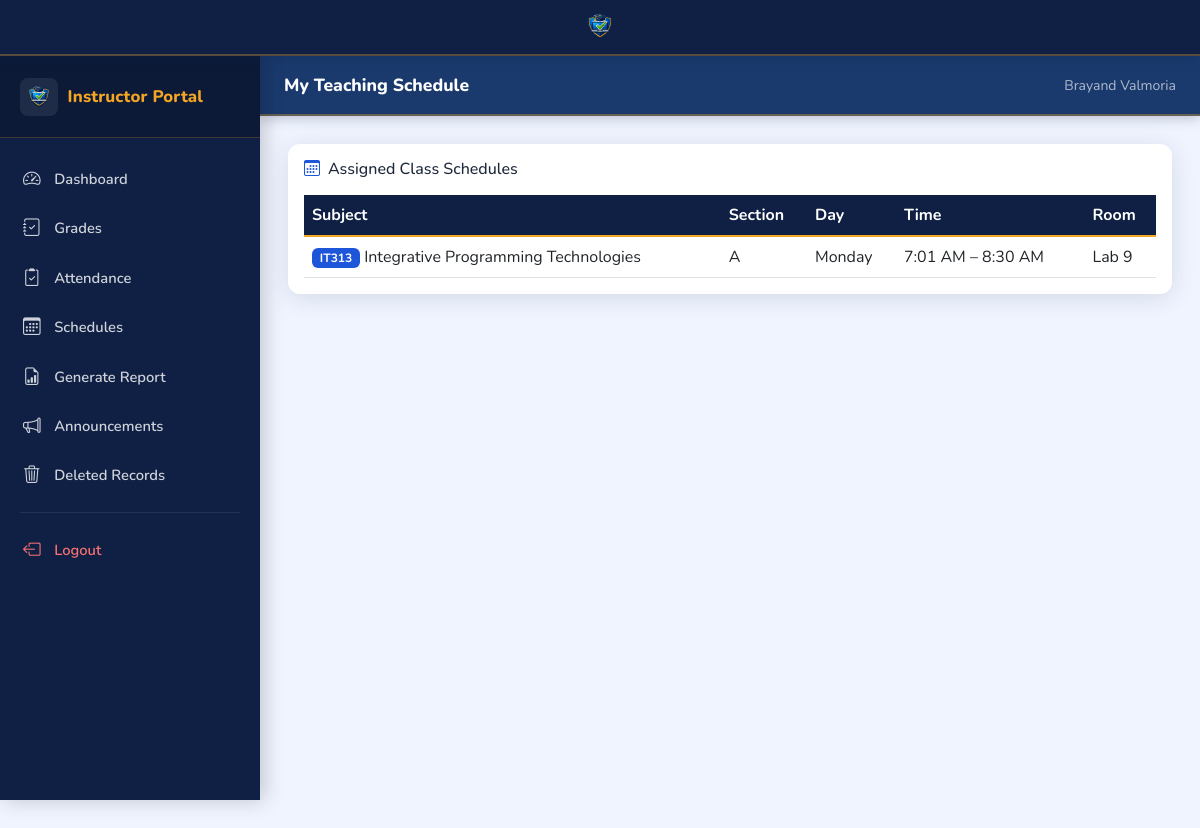
/schedules/instructor/ (signed in), run on the app's committed database.
### accounts/models.py (models this page shows, shortened)
class InstructorProfile(SoftDeleteMixin, models.Model):
    POSITION_CHOICES = [
        ('instructor_1', 'Instructor I'),
        ('instructor_2', 'Instructor II'),
        ('instructor_3', 'Instructor III'),
        ('assistant_prof_1', 'Assistant Professor I'),
        ('assistant_prof_2', 'Assistant Professor II'),
        ('associate_prof', 'Associate Professor'),
        ('full_prof', 'Full Professor'),
    ]
    YEAR_LEVEL_CHOICES = [
        ('1', '1st Year'),
        ('2', '2nd Year'),
        ('3', '3rd Year'),
        ('4', '4th Year'),
        ('all', 'All Year Levels'),
    ]
    user = models.OneToOneField(User, on_delete=models.CASCADE, related_name='instructor_profile')
    faculty_id = models.CharField(max_length=50, unique=True)
    full_name = models.CharField(max_length=200)
    department = models.ForeignKey(Department, on_delete=models.SET_NULL, null=True)
    program = models.ForeignKey(Program, on_delete=models.SET_NULL, null=True, blank=True)
    year_level_handles = models.CharField(max_length=10, choices=YEAR_LEVEL_CHOICES, default='all')
    position = models.CharField(max_length=50, choices=POSITION_CHOICES, blank=True)
    created_at = models.DateTimeField(auto_now_add=True)

### schedules/models.py (models this page shows, shortened)
class Schedule(models.Model):
    DAY_CHOICES = [
        ('monday', 'Monday'), ('tuesday', 'Tuesday'), ('wednesday', 'Wednesday'),
        ('thursday', 'Thursday'), ('friday', 'Friday'), ('saturday', 'Saturday'),
    ]
    subject = models.ForeignKey(Subject, on_delete=models.CASCADE, related_name='schedules')
    instructor = models.ForeignKey(InstructorProfile, on_delete=models.CASCADE, related_name='schedules')
    section = models.ForeignKey(Section, on_delete=models.CASCADE, related_name='schedules')
    day = models.CharField(max_length=15, choices=DAY_CHOICES)
    time_start = models.TimeField()
    time_end = models.TimeField()
    room = models.CharField(max_length=50, blank=True)
    school_year = models.CharField(max_length=20, default='2024-2025')
    semester = models.CharField(max_length=20, default='1st')
    class Meta:
        ordering = ['day', 'time_start']

### enrollment/models.py (models this page shows, shortened)
class Subject(models.Model):
    name = models.CharField(max_length=200)
    code = models.CharField(max_length=20, unique=True)
    description = models.TextField(blank=True)
    units = models.PositiveIntegerField(default=3)
    department = models.ForeignKey(Department, on_delete=models.CASCADE, related_name='subjects')
    program = models.ForeignKey(Program, on_delete=models.CASCADE, related_name='subjects')
    year_level = models.CharField(max_length=1, choices=[
        ('1', '1st Year'), ('2', '2nd Year'), ('3', '3rd Year'), ('4', '4th Year')
    ])
    semester = models.CharField(max_length=20, choices=[
        ('1st', '1st Semester'), ('2nd', '2nd Semester'), ('summer', 'Summer')
    ], default='1st')
    assigned_instructor = models.ForeignKey(
        InstructorProfile, on_delete=models.SET_NULL, null=True, blank=True, related_name='subjects'
    )

class Section(models.Model):
    name = models.CharField(max_length=10)  # A, B, C
    department = models.ForeignKey(Department, on_delete=models.CASCADE)
    program = models.ForeignKey(Program, on_delete=models.CASCADE)
    year_level = models.CharField(max_length=1)
    max_slots = models.PositiveIntegerField(default=40)
    current_count = models.PositiveIntegerField(default=0)

### schedules/views.py (the view)
# urls.py: path('instructor/', views.instructor_schedule, name='instructor_schedule'),
@login_required
def instructor_schedule(request):
    if request.user.role != User.ROLE_INSTRUCTOR:
        return redirect('home')
    instructor = request.user.instructor_profile
    schedules = Schedule.objects.filter(instructor=instructor).select_related('subject', 'section').order_by('day', 'time_start')
    return render(request, 'schedules/instructor_schedule.html', {
        'schedules': schedules, 'instructor': instructor
    })

### templates/schedules/instructor_schedule.html (shortened to what this page needs)
{% extends 'base.html' %}
{% block body %}
<div class="portal-layout">
  {% include 'partials/sidebar_instructor.html' %}
  <div class="main-content">
    <div class="topbar">
      <div class="d-flex align-items-center gap-3">
        <span class="topbar-title">My Teaching Schedule</span>
      </div>
      <span class="text-muted small">{{ instructor.full_name }}</span>
    </div>
    <div class="page-body fade-in">
      <div class="portal-table p-3">
        <h6 class="fw-800 mb-3"><i class="bi bi-calendar3 me-2 text-primary"></i>Assigned Class Schedules</h6>
        <table class="table table-hover">
          <thead>
            <tr>
              <th>Subject</th>
              <th>Section</th>
              <th>Day</th>
              <th>Time</th>
              <th>Room</th>
            </tr>
          </thead>
          <tbody>
            {% for s in schedules %}
            <tr>
              <td><span class="badge bg-primary">{{ s.subject.code }}</span> {{ s.subject.name }}</td>
              <td>{{ s.section.name }}</td>
              <td class="text-capitalize">{{ s.day }}</td>
              <td>{{ s.time_start|time:"g:i A" }} &ndash; {{ s.time_end|time:"g:i A" }}</td>
              <td>{{ s.room|default:"TBA" }}</td>
            </tr>
            {% empty %}
            <tr>
              <td colspan="5" class="text-center text-muted py-4">No assigned schedules available.</td>
            </tr>
            {% endfor %}
          </tbody>
        </table>
      </div>
    </div>
  </div>
</div>
{% endblock %}

### static/css/portal.css (style rules this page uses)
:root { --primary-blue: #1a3a6e; --primary: #1e56d9; --primary-dark: #1342b5; --primary-light: #dbeafe; --sidebar-bg: #0f2044; --accent-gold: #f5a623; --accent-gold-dark: #c8860e; --accent-gold-light:#fef7e6; --sidebar-text: rgba(255, 255, 255, 0.80); --sidebar-width: 260px; --site-navbar-h: 56px; --topbar-h: 60px; --radius: 12px; --shadow: 0 4px 24px rgba(15, 32, 68, 0.12); --shadow-sm: 0 2px 8px rgba(15, 32, 68, 0.08); --bs-primary: #1e56d9; --bs-primary-rgb: 30, 86, 217; --bs-warning: #f5a623; --bs-warning-rgb: 245, 166, 35; }
body { font-family: 'Nunito', sans-serif; background: #f0f4ff; color: #1e293b; padding-top: var(--site-navbar-h); }
.portal-layout { display: flex; min-height: 100vh; }
.main-content { margin-left: var(--sidebar-width); flex: 1; display: flex; flex-direction: column; }
.topbar { height: var(--topbar-h); background: var(--primary-blue); display: flex; align-items: center; padding: 0 1.5rem; justify-content: space-between; box-shadow: 0 2px 12px rgba(15, 32, 68, 0.25); position: sticky; top: var(--site-navbar-h); z-index: 100; border-bottom: 2px solid rgba(245, 166, 35, 0.35); }
.topbar-title { font-weight: 800; font-size: 1.1rem; color: #fff; }
.topbar > span.text-muted, .topbar .text-muted { color: rgba(255, 255, 255, 0.65) !important; }
.page-body { padding: 1.75rem; }
.portal-table { background: #fff; border-radius: var(--radius); overflow: hidden; box-shadow: var(--shadow); }
.portal-table .table { margin: 0; }
.portal-table .table td { vertical-align: middle; }
.portal-table .table thead th, .table thead th { background: var(--sidebar-bg); color: #fff; font-weight: 700; border-bottom: 2px solid var(--accent-gold); border-top: none; white-space: nowrap; }
.fade-in { animation: fadeIn .35s ease both; }
.badge.bg-primary { background-color: var(--primary) !important; }
.text-primary { color: var(--primary) !important; }

### data on the page
InstructorProfile: full_name "Brayand Valmoria"
Schedule: subject.code "IT313", subject.name "Integrative Programming Technologies", section.name "A", day "Monday", time_start "7:01 AM", time_end "8:30 AM", room "Lab 9"
